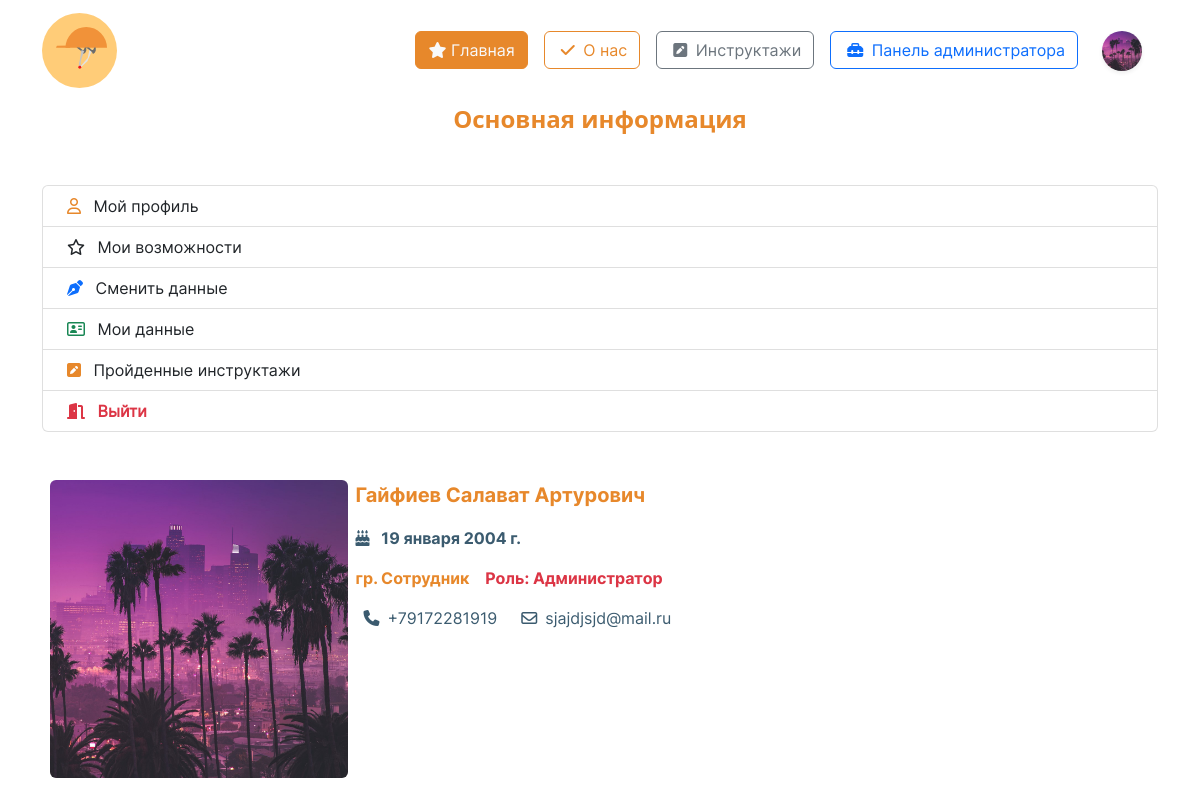
The page /account/profile/ (signed in) on the database as committed earlier.
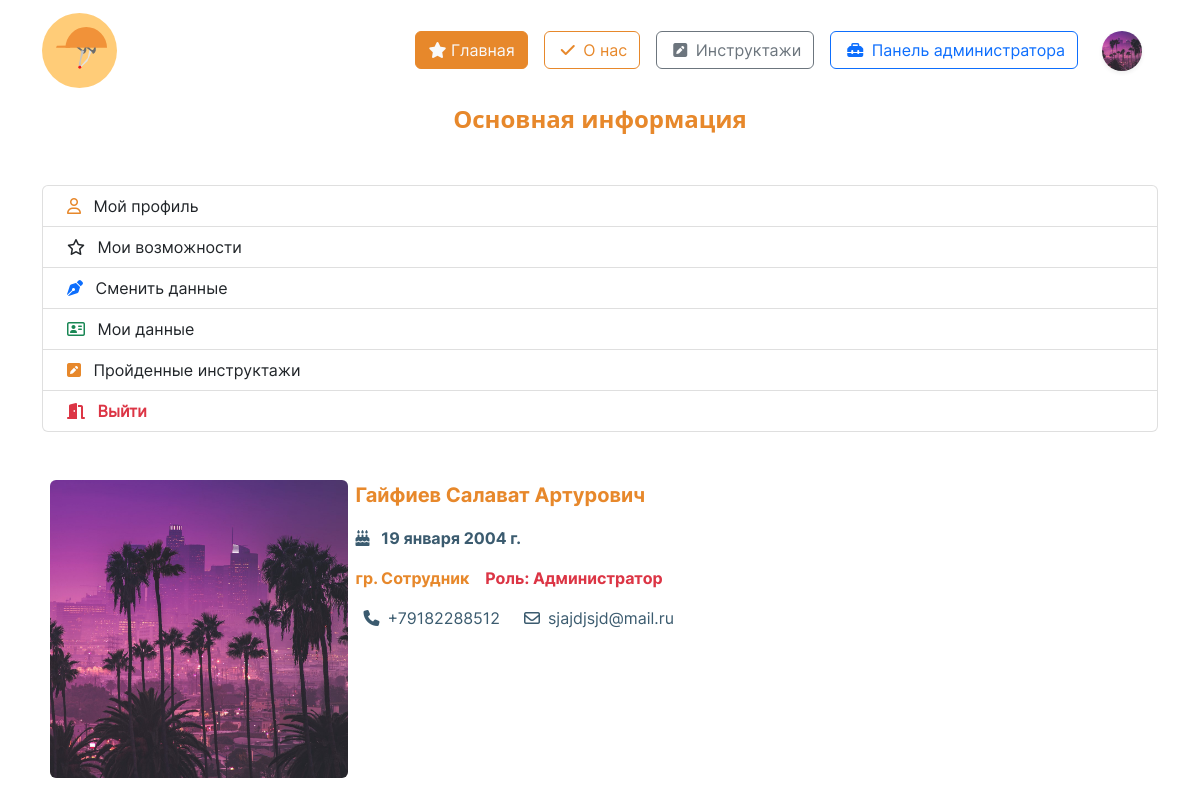
The same page on the database as committed later.
### initru/models.py (models this page shows, shortened)
class CustomUser(AbstractUser):  # custom user for Users with django
    gen = (
        ('m', 'Мужской'),
        ('j', 'Женский')
    )
    patronymic = models.CharField(
        'Отчество',
        max_length=250,
    )
    gender = models.CharField(
        'Пол', choices=gen,
        max_length=3, null=True,
    )
    birthday_date = models.DateField(
        'Дата рождения', null=True,
    )
    region  = models.ForeignKey(
        Region, on_delete=models.CASCADE,
        null=True, verbose_name='Регион',
    )
    city  = ChainedForeignKey(
        City,
        chained_field='region',
        chained_model_field="region",
        show_all=False,
        auto_choose=True,
        null=True,
        sort=True, verbose_name = 'Город')
    street  = models.ForeignKey(
        Street, on_delete=models.CASCADE,
        null=True, verbose_name='Улица',
    )
    house = models.IntegerField(
        "Номер дома", null=True,
    )
    flat = models.IntegerField(
        'Этаж', null=True,
    )
    avatar = models.ImageField(
        'Изображение пользователя',
        upload_to='images/users/',
        null=True,
        blank=True,
    )
    phone_number = models.CharField(
        'Номер телефона', max_length=20,unique=True,
        blank=False, null=True,
    )
    type_user  = models.ForeignKey(
        typeuser, on_delete=models.CASCADE,
        verbose_name='Тип пользователя', null=True,
    )
    groupStud  = models.ForeignKey(
        Groups, on_delete=models.CASCADE,
        verbose_name='Группа', null=True,
        blank=True
    )
    role  = models.ForeignKey(
        role, on_delete=models.CASCADE,
        null=True, verbose_name='Роль',
    )
    date_end = models.DateField(
        'Дата завершения зачисления',
        null=True,
    )

class Groups(models.Model):
    name_group = models.CharField(
        'Название группы',
        max_length=10
    )
    special  = models.ForeignKey(
        Spec, on_delete=models.CASCADE,
        null=False, verbose_name='Специальность'
    )
    class Meta:
        verbose_name = 'Группа'
        verbose_name_plural = 'Группы'
    def __str__(self):
        return f'{self.name_group}'

### initru/views.py (the view)
# urls.py: path('', MainView.showPage, name='main'),
    @login_required
    def showPage(request):
        page_name = 'profile.html'
        return render(request, page_name)

### initru/templates/profile.html (shortened to what the changed rows need)
{% extends "./base.html" %}
{% load static %}
{% block content %}
<div class="container" style='font-family: "Inter-Regular";'>
    <div class='mt-5 d-flex flex-wrap flex-profile' style='min-height: 35vh;'>
        <div id='box' class='col-lg-8 col-md-10 col-sm-12 d-flex flex-wrap' style="width:80%;">
            <div class="col-lg-4 col-md-5 col-sm-12 mb-4 mx-2">
                {% if request.user.avatar %}
                <div class="rounded" style="
                            width:100%;
                            height:0px;
                            padding-bottom:100%;
                            background-image: url('{{ request.user.avatar.url }}');
                            background-size: cover;
                            background-position: center;
                        ">
                </div>
                {% endif %}
            </div>
            <div class='col-md-7 col-sm-15'>
                <p class='fw-bold fs-5' style='font-family: "Inter-Bold"; color:#E7882B;'>
                    {{ request.user.last_name }}
                    {{ request.user.first_name }}
                    {{ request.user.patronymic }}
                </p>
                <p class='fw-bold' style='font-family: "Inter-Bold"; color:#3B5B6F;'>
                    <i class="fa-solid fa-cake-candles"></i>
                    <span class='mx-2'>{{ request.user.birthday_date }}</span>
                </p>
                {% if user.is_superuser %}
                <div class='d-flex'>
                    {% if request.user.groupStud %}
                    <p style='font-family: "Inter-Bold"; color:#E7882B;'>гр. {{ request.user.groupStud }}</p>
                    {% endif %}
                    <p class='text-danger mx-3' style='font-family: "Inter-Bold";'>Роль: Администратор</p>
                </div>
                {% endif %}
                {% if request.user.phone_number %}
                <div class='d-flex'>
                    <p class='d-flex align-items-center' style='font-family: "Inter-Regular"; color:#3B5B6F;'>
                        <i class="fa-solid fa-phone mx-2"></i>
                        {{ request.user.phone_number }}
                    </p>
                    <p class='d-flex align-items-center mx-3' style='font-family: "Inter-Regular"; color:#3B5B6F;'>
                        <i class="fa-regular fa-envelope mx-2"></i>
                        {{ request.user.email }}
                    </p>
                </div>
                {% endif %}
            </div>
        </div>
    </div>
</div>
{% endblock %}

### initru/templates/base.html (shortened to what this page needs)
<!DOCTYPE html>
{% load static %}
<html lang="ru">
<head>
	<link rel="stylesheet" href="{% static 'css/bootstrap.min.css' %}">
	<link rel="stylesheet" href="{% static 'css/style.css' %}">
	<link href="{% static 'fontawesomefree/css/fontawesome.css' %}" rel="stylesheet" type="text/css">
	<link href="{% static 'fontawesomefree/css/brands.css' %}" rel="stylesheet" type="text/css">
	<link href="{% static 'fontawesomefree/css/solid.css' %}" rel="stylesheet" type="text/css">
</head>
<header>
	<nav class="navbar navbar-expand-lg" style="font-family: 'Inter-Regular';">
		<div class="container">
			<a href="{% url 'main' %}" class="navbar-brand">
				<img src="{% static 'images/logo.svg' %}" alt="logo" height="75">
			</a>
			<div class="collapse navbar-collapse justify-content-end align-items-center" id="navbarNav">
				<ul class="navbar-nav">
					<li class="nav-item">
						<a class="btn btn-orange m-2 text-light button-header" href="{% url 'main' %}"><i class="fa-solid fa-star"></i>
							Главная</a>
					</li>
					<li class="nav-item">
						<a class="btn btn-outline-orange m-2 button-header" href="{% url 'about' %}"><i
								class="fa-solid fa-check mx-1"></i> О нас</a>
					</li>
					{% if request.user.is_authenticated %}
						<li class="nav-item">
							<a class="btn btn-outline-secondary m-2 button-header" href="{% url 'brief' %}"><i
									class="fa-solid fa-square-pen mx-1"></i> Инструктажи</a>
						</li>
						{% if request.user.is_superuser %}
							<li class="nav-item">
								<a class="btn btn-outline-primary m-2 button-header" href="{% url 'admin:index' %}"><i
										class="fa-solid fa-toolbox mx-1"></i> Панель администратора</a>
							</li>
						{% endif %}
					{% endif %}
					{% if request.user.is_authenticated %}
					<div class='navbar d-flex justify-content-center'>
						{% if request.user.is_authenticated %}
						<div class="dropdown text-end d-flex mx-2">
							<a class="d-block link-dark text-decoration-none d-flex align-items-center" id="dropdownUser1" data-bs-toggle="dropdown" aria-expanded="false">
								<div class = 'rounded-circle mx-2 shadow-sm' style = '
									width: 40px;
									height: 40px;
									background-position: center;
									background-repeat: no-repeat;
									background-size: cover;
									background-clip: unset;
									background-image: url("{{ request.user.avatar.url }}");
								'></div>
							</a>
						</div>
						{% else %}
						<div class="dropdown text-end">
							<a href="{% url 'login' %}" class="d-block link-dark text-decoration-none">
								<img src="{% static 'images/startPage/user/user.svg' %}" alt="user">
							</a>
						</div>
						{% endif %}
					</div>
					{% else %}
					<li class="nav-item">
						<a href="{% url 'login' %}" class="nav-link">
							<img src="{% static 'images/startPage/user/user.svg' %}" alt="user">
						</a>
					</li>
					{% endif %}
				</ul>
			</div>
		</div>
	</nav>
</header>
<body>
	<main>
		{% block content %}
		{% endblock content %}
	</main>
</body>
</html>

Rows that differ between the two databases and show on the page:
changed CustomUser "Гайфиев": user.phone_number "+79172281919" → "+79182288512"
